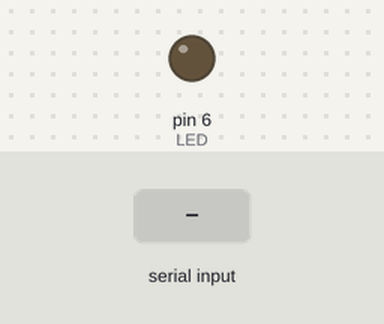
This sketch was run on a simulated Arduino Uno, built with avr-gcc and run on an emulated ATmega328P. Shown: output pins drawn as LEDs (lit = HIGH). Dashed ring = blinking. The inputs (shaded band) are chosen by the test bench. What the sketch prints to the serial monitor is not drawn.

Above: at 1.2 s.
1.3 s: "90,45\n" received over Serial
At 1.52 s:
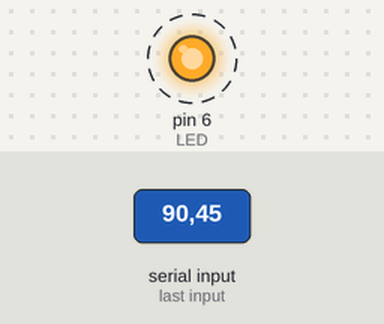
Timing chart, 0 to 4.3 s (numbered marks = the images above; inputs shaded):
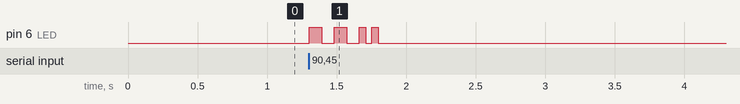

Measured:
- after the input at 1.3 s, pin 6 (LED): alternates HIGH for 0.07 s and LOW for 0.09 s, 8 changes in all, then stays LOW, starting at once

The sketch:

ex09_08.ino
```cpp
// 정수로 LED 점멸 시간 제어 (완성)

#define LED 6

void setup() {
  pinMode(LED, OUTPUT);
  Serial.begin(9600);
  Serial.println("Please enter a number");
}

void loop() {
  if (Serial.available()) {
    int time = Serial.parseInt();
    digitalWrite(LED, 1);
    delay(time);
    digitalWrite(LED, 0);
    delay(time);
    digitalWrite(LED, 1);
    delay(time);
    digitalWrite(LED, 0);
    delay(time);
  }
}
```
